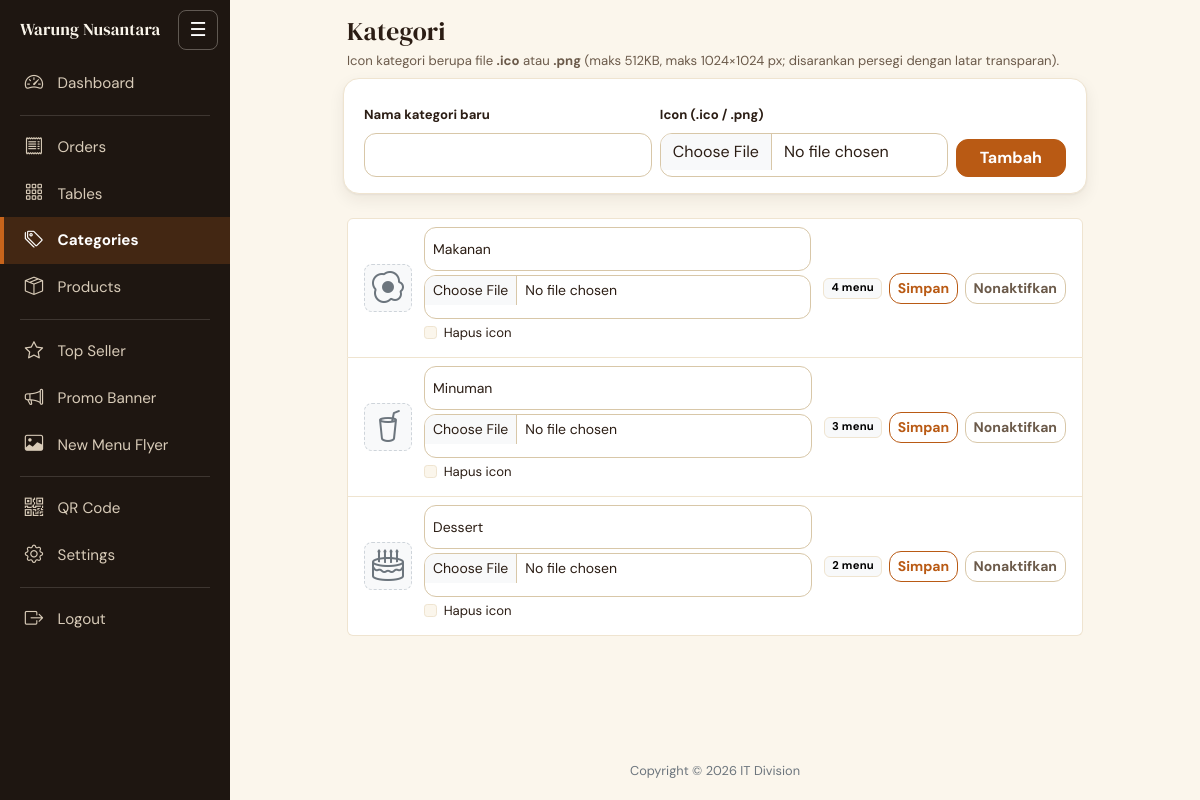
Screenshot of /admin/categories.php (signed in) with the database file from the repository.
### tables this page shows
CREATE TABLE IF NOT EXISTS categories (
  id INT UNSIGNED NOT NULL AUTO_INCREMENT PRIMARY KEY,
  name VARCHAR(50) NOT NULL,
  is_active TINYINT(1) NOT NULL DEFAULT 1,
  icon VARCHAR(40) NULL                       
);

### admin/categories.php (the view, shortened to what this page needs)
<?php
$pdo = db();
$cats = $pdo->query('SELECT c.*, (SELECT COUNT(*) FROM products p WHERE p.category_id = c.id) AS n FROM categories c ORDER BY c.id')->fetchAll();
include __DIR__ . '/../includes/header.php';
?>
<div class="container py-3" style="max-width:760px">
  <h1 class="h4 mb-1">Kategori</h1>
  <p class="text-muted small">Icon kategori berupa file <strong>.ico</strong> atau <strong>.png</strong> (maks 512KB, maks 1024&times;1024 px; disarankan persegi dengan latar transparan).</p>
  <form method="post" enctype="multipart/form-data" class="card card-body mb-4 row g-2 flex-row align-items-end"><?= csrf_field() ?><input type="hidden" name="action" value="add">
    <div class="col-12 col-md-5"><label class="form-label small" for="new-name">Nama kategori baru</label>
      <input class="form-control" id="new-name" name="name" maxlength="50" required></div>
    <div class="col-12 col-md-5"><label class="form-label small" for="new-icon">Icon (.ico / .png)</label>
      <input class="form-control" id="new-icon" type="file" name="icon" accept=".ico,.png,image/png,image/x-icon,image/vnd.microsoft.icon"></div>
    <div class="col-12 col-md-2"><button class="btn btn-dark w-100">Tambah</button></div>
  </form>
  <ul class="list-group">
    <?php foreach ($cats as $c): $fid = 'c' . (int) $c['id']; ?>
      <li class="list-group-item">
        <form method="post" enctype="multipart/form-data" class="cat-row"><?= csrf_field() ?><input type="hidden" name="id" value="<?= (int) $c['id'] ?>">
          <span class="cat-row-icon"><?= category_icon_html($c['icon'], '../', 'cat-ico-lg') ?></span>
          <div class="cat-row-fields">
            <input class="form-control form-control-sm mb-1" name="name" maxlength="50" value="<?= e($c['name']) ?>" aria-label="Nama kategori">
            <input class="form-control form-control-sm" type="file" name="icon" accept=".ico,.png,image/png,image/x-icon,image/vnd.microsoft.icon" aria-label="Ganti icon <?= e($c['name']) ?> (.ico / .png)">
            <?php if ($c['icon']): ?><div class="form-check small mt-1"><input class="form-check-input" type="checkbox" name="remove_icon" value="1" id="rm<?= $fid ?>"><label class="form-check-label" for="rm<?= $fid ?>">Hapus icon</label></div><?php endif; ?>
          </div>
          <div class="cat-row-actions">
            <span class="badge text-bg-light border"><?= (int) $c['n'] ?> menu</span>
            <button class="btn btn-sm btn-outline-primary" name="action" value="rename">Simpan</button>
            <button class="btn btn-sm btn-outline-<?= $c['is_active'] ? 'secondary' : 'success' ?>" name="action" value="toggle" formnovalidate><?= $c['is_active'] ? 'Nonaktifkan' : 'Aktifkan' ?></button>
          </div>
        </form>
      </li>
    <?php endforeach; ?>
  </ul>
</div>
<?php include __DIR__ . '/../includes/footer.php'; ?>

### includes/functions.php (shortened to what this page needs)
<?php
function e($value): string
{
    return htmlspecialchars((string) $value, ENT_QUOTES, 'UTF-8');
}
function category_icon_html($icon, string $base = '', string $cls = ''): string
{
    $bi = is_string($icon) && preg_match('/^bi-[a-z0-9-]{2,40}$/', $icon) ? $icon : 'bi-grid';
    return '<i class="bi ' . e($bi) . ' ' . e($cls) . '" aria-hidden="true"></i>';
}

### assets/css/style.css (style rules this page uses)
.cat-ico-lg { width: 40px; height: 40px; object-fit: contain; }
i.cat-ico-lg { font-size: 2rem; line-height: 40px; text-align: center; color: #6c757d; }
.cat-row { display: flex; gap: .75rem; align-items: center; flex-wrap: wrap; }
.cat-row-icon { width: 48px; height: 48px; display: flex; align-items: center; justify-content: center; border: 1px dashed #ced4da; border-radius: .5rem; background: #f8f9fa; flex: 0 0 auto; }
.cat-row-fields { flex: 1 1 220px; min-width: 0; }
.cat-row-actions { display: flex; gap: .4rem; align-items: center; flex-wrap: wrap; }

### assets/css/quiet.css (style rules this page uses)
:root { --q-bg: #FBF6EC; --q-surface: #FFFFFF; --q-line: #EFE4D0; --q-line-strong: #D8C7A8; --q-text: #2B1D14; --q-muted: #6B5A4A; --q-primary: #B95A14; --q-primary-hover: #9F4C0E; --q-primary-bright: #C8641B; --q-on-primary: #FFFFFF; --q-price: #B95A14; --q-accent: #E3A62F; --q-on-accent: #2B1D14; --q-teal: #1E7C80; --q-danger: #B5242F; --q-hero: #1E1611; --q-hero-text: #FBF6EC; --q-dot: rgba(43, 29, 20, .32); --q-shadow: 0 1px 2px rgba(43, 29, 20, .05), 0 6px 16px rgba(43, 29, 20, .07); --q-radius: 16px; --q-radius-sm: 12px; --q-hero-h: 56px; --q-max: 100%; --q-font-body: "DM Sans", system-ui, -apple-system, "Segoe UI", Roboto, "Helvetica Neue", Arial, sans-serif; --q-font-head: "DM Serif Display", Georgia, "Times New Roman", serif; --bs-body-font-family: var(--q-font-body); --bs-body-color: var(--q-text); --bs-body-bg: var(--q-bg); --bs-border-color: var(--q-line); --bs-secondary-color: var(--q-muted); --bs-link-color: var(--q-primary); --bs-link-hover-color: var(--q-primary-hover); --bs-primary: #B95A14; --bs-primary-rgb: 185, 90, 20; --bs-success-rgb: 30, 124, 128; --bs-danger-rgb: 181, 36, 47; --bs-warning-rgb: 227, 166, 47; --bs-dark-rgb: 30, 22, 17; }
@media (min-width: 768px) { :root { --q-max: 960px; } }
@media (min-width: 1200px) { :root { --q-max: 1100px; } }
body { font-family: var(--q-font-body); font-size: 15px; line-height: 1.5; color: var(--q-text); background-color: var(--q-bg); -webkit-font-smoothing: antialiased; -webkit-tap-highlight-color: transparent; }
h1, h2, h3, .h1, .h2, .h3 { font-family: var(--q-font-head); font-weight: 400; letter-spacing: .005em; line-height: 1.2; }
h4, h5, h6, .h4, .h5, .h6 { font-weight: 700; }
.text-muted, .text-body-secondary, .q-muted { color: var(--q-muted) !important; }
.btn { --bs-btn-font-weight: 700; border-radius: var(--q-radius-sm); transition: transform .15s ease, background-color .2s ease, border-color .2s ease, box-shadow .2s ease; }
.btn-dark, .btn-accent, .btn-primary { --bs-btn-color: var(--q-on-primary); --bs-btn-bg: var(--q-primary); --bs-btn-border-color: var(--q-primary); --bs-btn-hover-color: var(--q-on-primary); --bs-btn-hover-bg: var(--q-primary-hover); --bs-btn-hover-border-color: var(--q-primary-hover); --bs-btn-active-color: var(--q-on-primary); --bs-btn-active-bg: var(--q-primary-hover); --bs-btn-active-border-color: var(--q-primary-hover); --bs-btn-disabled-color: var(--q-muted); --bs-btn-disabled-bg: var(--q-line); --bs-btn-disabled-border-color: var(--q-line); --bs-btn-focus-shadow-rgb: 227, 166, 47; }
.btn-outline-secondary { --bs-btn-color: var(--q-muted); --bs-btn-border-color: var(--q-line-strong); --bs-btn-hover-bg: var(--q-muted); --bs-btn-hover-border-color: var(--q-muted); }
.btn-outline-primary { --bs-btn-color: var(--q-primary); --bs-btn-border-color: var(--q-primary); --bs-btn-hover-bg: var(--q-primary); --bs-btn-hover-border-color: var(--q-primary); --bs-btn-hover-color: var(--q-on-primary); }
.form-control, .form-select { background-color: var(--q-surface); color: var(--q-text); border-color: var(--q-line-strong); border-radius: var(--q-radius-sm); min-height: 44px; }
.form-control::placeholder { color: var(--q-muted); opacity: .75; }
.form-label { font-weight: 700; }
.card { --bs-card-bg: var(--q-surface); --bs-card-border-color: var(--q-line); --bs-card-border-radius: var(--q-radius); --bs-card-cap-bg: var(--q-bg); color: var(--q-text); }
.list-group { --bs-list-group-bg: var(--q-surface); --bs-list-group-border-color: var(--q-line); --bs-list-group-color: var(--q-text); }
.badge { font-weight: 700; letter-spacing: .02em; }
body.admin { background-color: var(--q-bg); }
.admin-main h1.h4 { font-family: var(--q-font-head); font-weight: 400; font-size: 1.6rem; }
.admin-main .card { box-shadow: var(--q-shadow); }

### rows the page displays
categories: name "Makanan", n "4", is_active "Nonaktifkan"
categories: name "Minuman", n "3", is_active "Nonaktifkan"
categories: name "Dessert", n "2", is_active "Nonaktifkan"

### other values shown
APP_NAME "Warung Nusantara"
$n[1] "Dashboard"
$n[1] "Orders"
$n[1] "Tables"
$n[1] "Categories"
$n[1] "Products"
$n[1] "Top Seller"
$n[1] "Promo Banner"
$n[1] "New Menu Flyer"
$n[1] "QR Code"
$n[1] "Settings"
